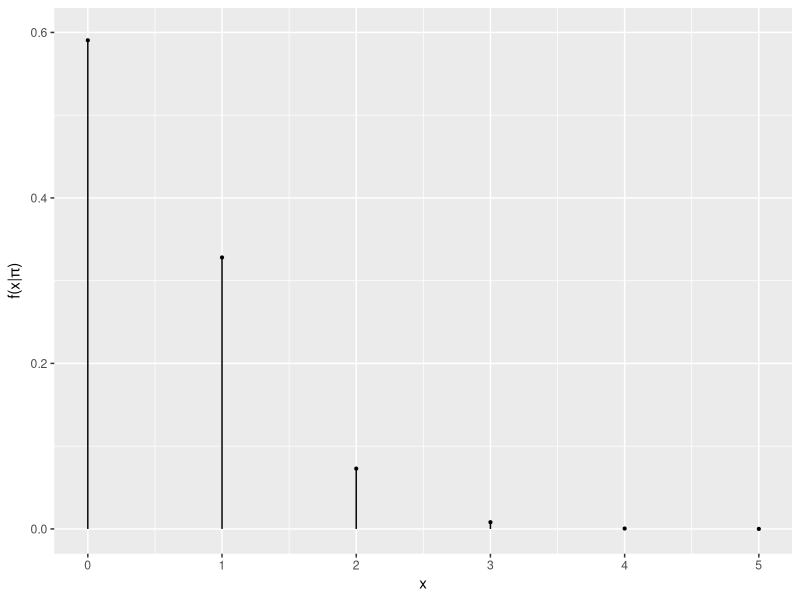
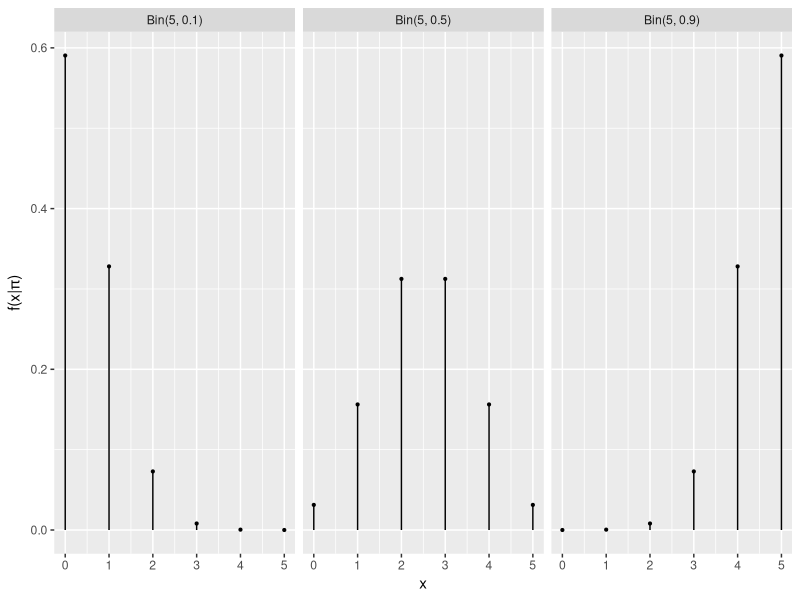
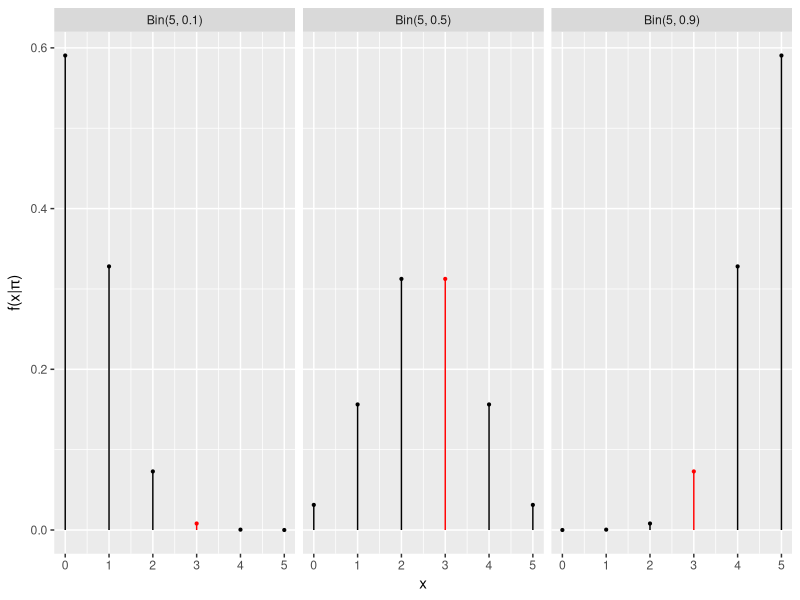
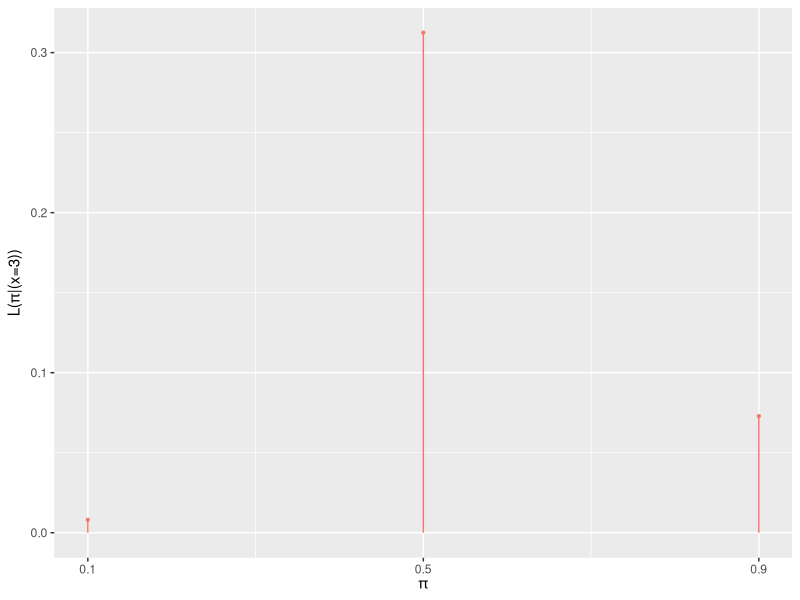

R code for these plots, in order:
## ---- chunk 1
library(tidyverse)
## ---- chunk 2
dbinom(x = 4, size = 5, prob = 0.1)
## ---- chunk 3
dbinom(x = 3, size = 5, prob = 0.1)
## ---- chunk 4
dbinom(x = 0:5, size = 5, prob = 0.1)
## ---- chunk 5
# Set up plot data
n   <- 5
pi  <- c(0.1, 0.5, 0.9)
pis <- data.frame(setting = factor(rep(1:length(pi), each = (n + 1))),
    x = rep(0:n, length(pi)),
    pi = rep(pi, each = (n + 1)))
pis <- pis %>% 
    mutate(y = dbinom(x, size = n, prob = pi)) %>% 
    mutate(x_observed = as.factor(x == 3))
levels(pis$setting) <- paste0("Bin(",n,", ",pi,")")
pis_1 <-pis %>% 
  filter(pi == 0.1) 
  
 
ggplot(pis_1, aes(x = x, y = y)) + 
    lims(x = c(0,n), y = c(0, 0.6)) + 
    geom_point(size = 0.75) + 
    geom_segment(data = pis_1, 
                 aes(x = x, 
                     y = rep(0,length(y)), 
                     xend = x, 
                     yend = y, 
                     )) +
    labs(x = "x", y = expression(paste("f(x|",pi,")"))) + 
    scale_color_manual(values = c("black","red")) + 
    theme(legend.position="none") 
## ---- chunk 6
ggplot(pis, aes(x = x, y = y)) + 
    lims(x = c(0,n), y = c(0, max(pis$y))) + 
    geom_point(size = 0.75) + 
    facet_wrap(~ setting) + 
    geom_segment(data = pis, aes(x = x, y = rep(0,length(y)), xend = x, yend = y)) +
    labs(x = "x", y = expression(paste("f(x|",pi,")"))) + 
    scale_color_manual(values = c("black","red")) + 
    theme(legend.position="none") 
## ---- chunk 7
ggplot(pis, aes(x = x, y = y)) + 
    lims(x = c(0,n), y = c(0, max(pis$y))) + 
    geom_point(size = 0.75, aes(color = x_observed)) + 
    facet_wrap(~ setting) + 
    geom_segment(data = pis, aes(x = x, y = rep(0,length(y)), xend = x, yend = y, color = x_observed)) +
    labs(x = "x", y = expression(paste("f(x|",pi,")"))) + 
    scale_color_manual(values = c("black","red")) + 
    theme(legend.position="none") 
## ---- chunk 8
just_3 <- pis %>% 
  filter(x == 3)
ggplot(just_3, aes(x = pi, y = y)) + 
  geom_point(size = 0.75, aes(color = "red")) + 
  geom_segment(data = just_3, aes(x = pi, y = rep(0,length(y)), xend = pi, yend = y, color = "red")) +
  labs(x = expression(pi), y = expression(paste("L(",pi,"|(x=3))"))) + 
  theme(legend.position="none") +
  scale_x_continuous(breaks = c(0.1, 0.5, 0.9))
## ---- chunk 9
dbinom(x = 3, size = 5, prob = 0.1)
dbinom(x = 3, size = 5, prob = 0.5)
dbinom(x = 3, size = 5, prob = 0.9)
## ---- chunk 10
dbinom(x = 3, size = 5, prob = 0.1) * 0.7 +
dbinom(x = 3, size = 5, prob = 0.5) * 0.2 +
dbinom(x = 3, size = 5, prob = 0.9) * 0.1
